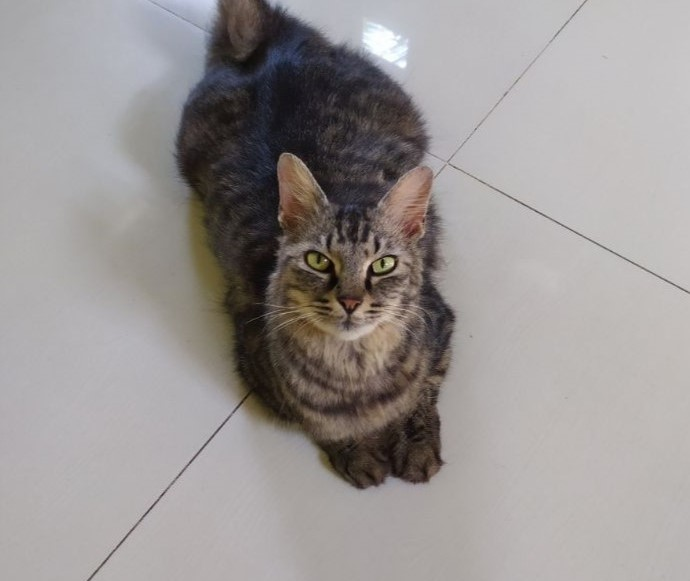
#> input picture ALIFAH_1MIO_062340833230/cat3.jpg, 690 x 581 px, found by its file name
$ python lancar.py
#> lines starting #> are read from the running program, lines starting #| are printed output that depends on the picture; after the words box and inside, x2 and y2 are one past the last pixel; in counts of white or black regions, pixels touching at a corner belong together
import cv2 # pernyataan Python yang digunakan untuk mengimpor modul OpenCV
import numpy as np # pernyataan Python yang digunakan untuk mengimpor modul NumPy

# Untuk Membaca citra
nama_file_citra = 'Fotografi\cat3.jpg'  # Untuk nama file citra
citra = cv2.imread(nama_file_citra) # Digunakan untuk membaca citra dari file
#> citra is the input picture: shape (581, 690, 3); mean B, G, R 148.2, 149.3, 154

# Untuk Deteksi tepi menggunakan metode Canny
tepi = cv2.Canny(citra, 50, 200)
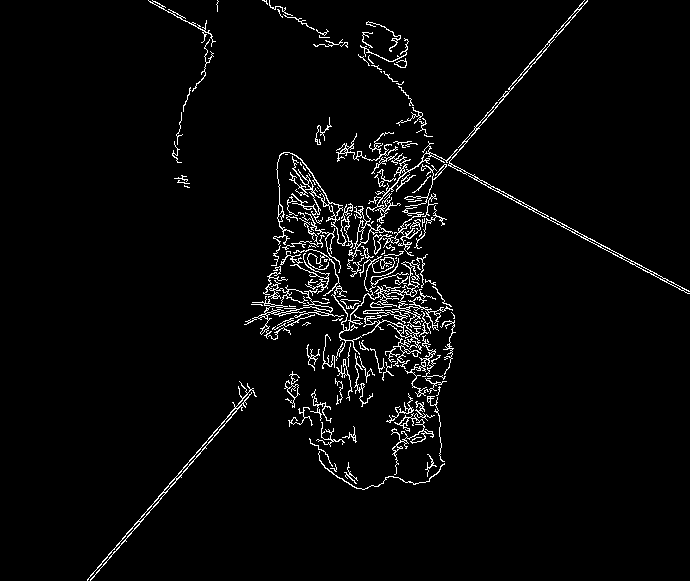
#> tepi: shape (581, 690); 3.3% white in thin lines or dots, all inside (x1, y1, x2, y2) = (87, 0, 690, 581)

# Untuk Mengonversi citra ke dalam format HSV
citra_hsv = cv2.cvtColor(citra, cv2.COLOR_BGR2HSV)
#> citra_hsv: shape (581, 690, 3); mean H, S, V 69.2, 22.1, 155.3

# Untuk Menentukan rentang warna latar belakang yang ingin dihapus
lower_latar_belakang = np.array([0, 0, 100]) # Sesuaikan dengan gambar
upper_latar_belakang = np.array([300, 60, 300]) #Sesuaikan dengan gambar

# Untuk Membuat mask untuk warna latar belakang
mask_latar_belakang = cv2.inRange(citra_hsv, lower_latar_belakang, upper_latar_belakang)
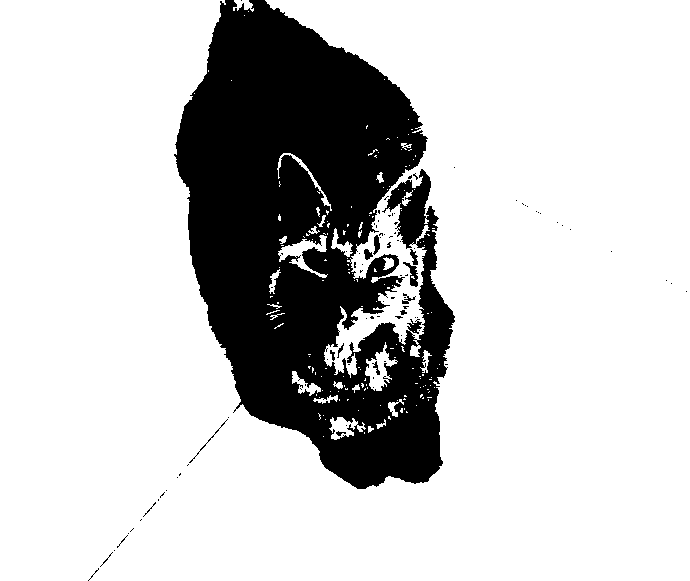
#> mask_latar_belakang: shape (581, 690); 78.7% white; 94 black regions (80 under 20 px), largest, box (x1, y1, x2, y2) and area: (174, 0, 455, 489) 84391, (403, 262, 418, 287) 154, (373, 235, 380, 255) 86

# Untuk Mengganti piksel latar belakang dengan warna hitam
citra_tanpa_latar = cv2.bitwise_and(citra, citra, mask=~mask_latar_belakang)
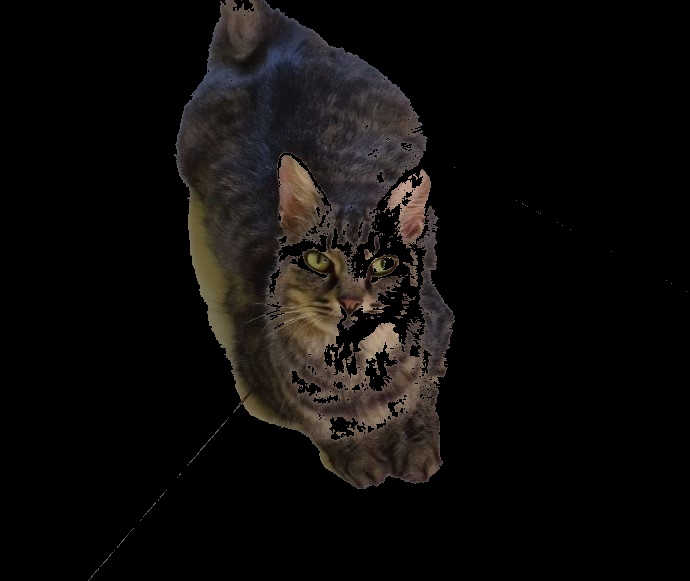
#> citra_tanpa_latar: shape (581, 690, 3); mean B, G, R 11, 12.1, 14.1

# Untuk Menampilkan citra asli, citra deteksi tepi, dan citra tanpa latar belakang
cv2.imshow('Citra Asli', citra)
cv2.imshow('Deteksi Tepi', tepi)
cv2.imshow('Tanpa Latar Belakang', citra_tanpa_latar)
cv2.waitKey(0)
cv2.destroyAllWindows()
# cv2.waitKey dan cv2.destroyAllWindows Digunakan untuk menunggu penekanan tombol dan menutup jendela setelah selesai.

$ run again, with ALIFAH_1MIO_062340833230/apukat.jpg copied over ALIFAH_1MIO_062340833230/cat3.jpg
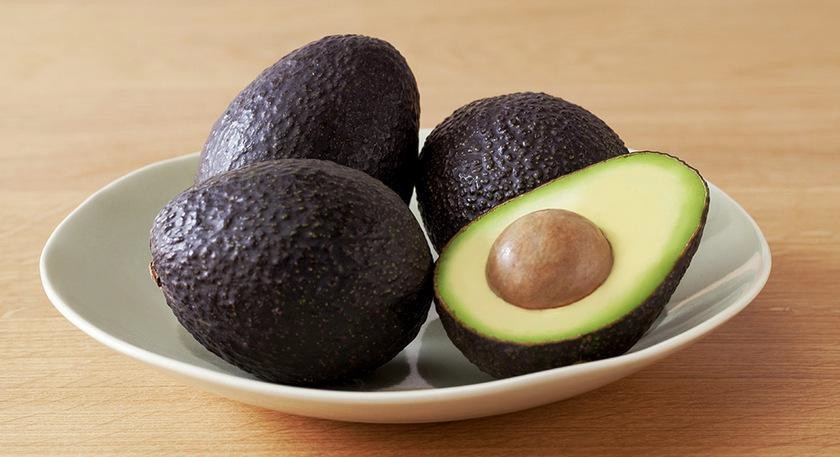
#> input picture ALIFAH_1MIO_062340833230/apukat.jpg, 840 x 457 px, found by its file name
#> citra is the input picture: shape (457, 840, 3); mean B, G, R 104.4, 131.4, 154.6
#> `tepi = cv2.Canny(citra, 50, 200)`:
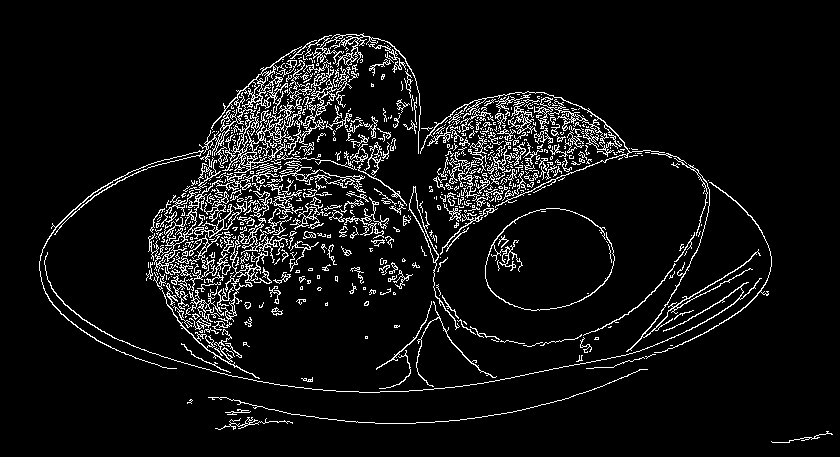
#> tepi: shape (457, 840); 7.1% white in thin lines or dots, all inside (x1, y1, x2, y2) = (39, 33, 833, 443)
#> citra_hsv: shape (457, 840, 3); mean H, S, V 33.4, 90.4, 155.2
#> mask_latar_belakang: shape (457, 840); 14.2% white; 546 white regions (503 under 20 px), largest, box (x1, y1, x2, y2) and area: (38, 35, 771, 402) 46922, (399, 301, 462, 366) 1190, (491, 185, 588, 236) 1189
#> `citra_tanpa_latar = cv2.bitwise_and(citra, citra, mask=~mask_latar_bel..`:
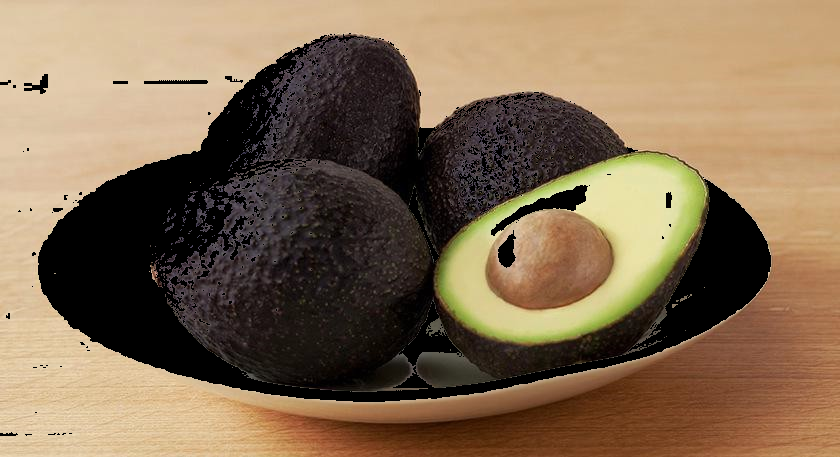
#> citra_tanpa_latar: shape (457, 840, 3); mean B, G, R 82.5, 107.9, 130.2
